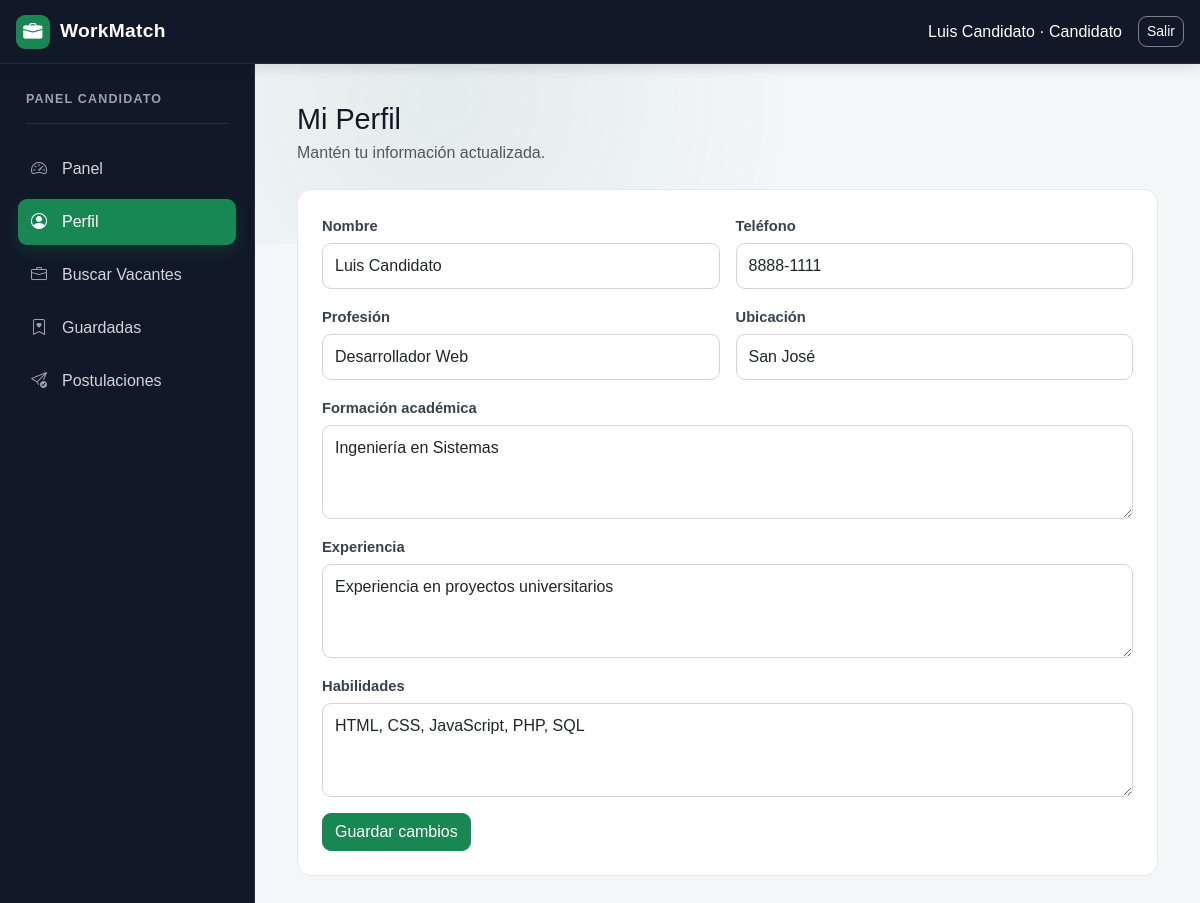
/index.php?seccion=perfil (signed in), run on an earlier commit of the app's database.
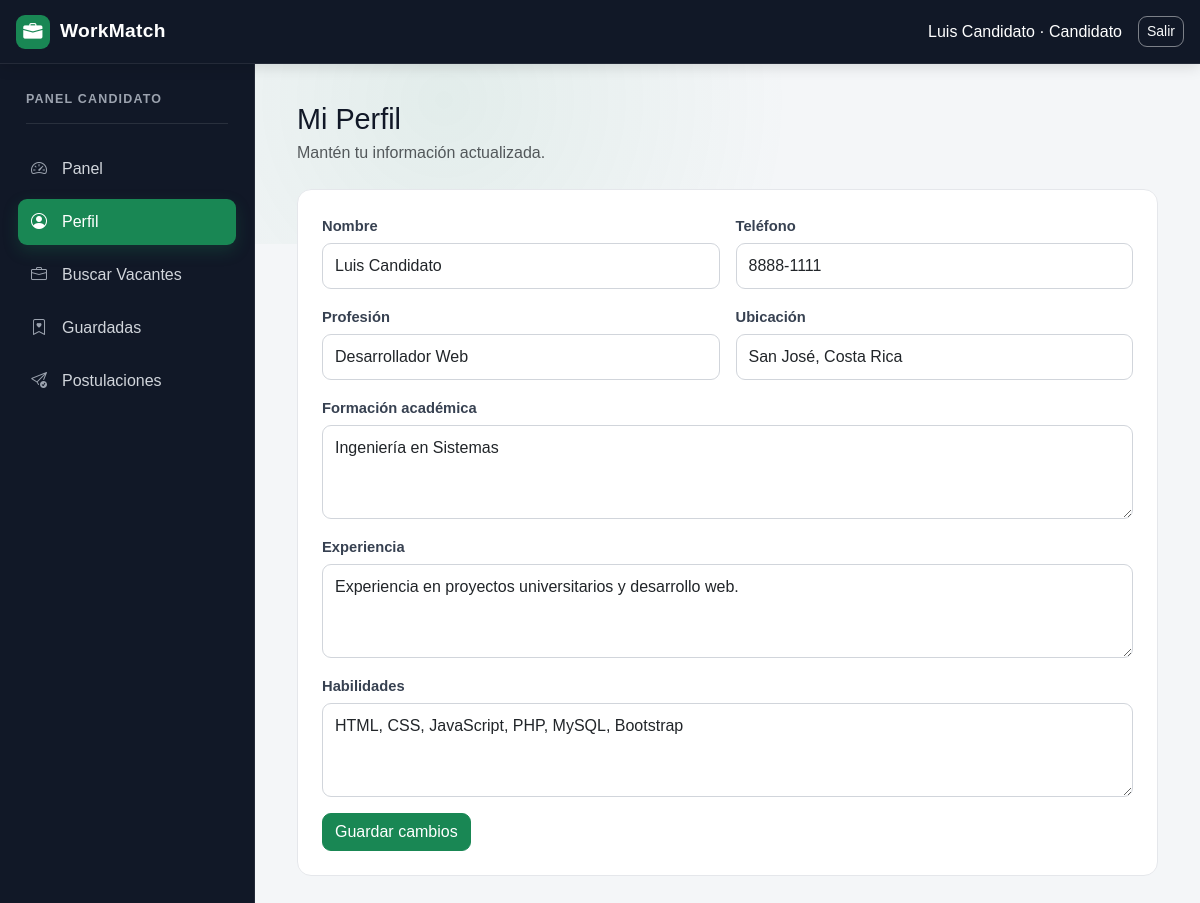
And on a later commit of the database.
### tables this page shows
CREATE TABLE perfiles_candidato (
    usuario_id INT PRIMARY KEY,
    profesion VARCHAR(120) NULL,
    formacion TEXT NULL,
    experiencia TEXT NULL,
    habilidades TEXT NULL,
    ubicacion VARCHAR(120) NULL,

    CONSTRAINT fk_perfil_candidato_usuario
        FOREIGN KEY (usuario_id)
        REFERENCES usuarios(id)
        ON DELETE CASCADE
);

CREATE TABLE usuarios (
    id INT AUTO_INCREMENT PRIMARY KEY,
    nombre VARCHAR(120) NOT NULL,
    identificacion VARCHAR(40) NOT NULL,
    correo VARCHAR(120) NOT NULL UNIQUE,
    telefono VARCHAR(30) NULL,
    sitio_web VARCHAR(180) NULL,
    password VARCHAR(255) NOT NULL,
    tipo ENUM('candidato', 'empresa') NOT NULL,
    fecha_registro TIMESTAMP DEFAULT CURRENT_TIMESTAMP
);

### app/controllers/WorkMatchController.php (called while the page is built, shortened)
<?php
require_once __DIR__ . '/../models/WorkMatch.php';
class WorkMatchController
{
    private WorkMatch $model;
    public function __construct(){ $this->model=new WorkMatch(); }
    public function run(): void
    {
        $this->mostrarSistema();
    }
    private function mostrarSistema(): void
    {
        $usuario=$_SESSION['usuario']; $seccion=$_GET['seccion']??'panel'; $mensajeOk=$_SESSION['mensaje_ok']??''; unset($_SESSION['mensaje_ok']);
        $perfil=$usuario['tipo']==='empresa'?$this->model->obtenerPerfilEmpresa((int)$usuario['id']):$this->model->obtenerPerfilCandidato((int)$usuario['id']);
        require __DIR__.'/../views/sistema.php';
    }
}

### index.php (called while the page is built)
<?php
require_once __DIR__ . '/app/controllers/WorkMatchController.php';
$controller = new WorkMatchController();
$controller->run();

### app/models/WorkMatch.php (called while the page is built, shortened)
<?php
require_once __DIR__ . '/../../config/database.php';
class WorkMatch
{
    private PDO $connection;
    public function __construct()
    {
        $database = new Database();
        $this->connection = $database->connect();
    }
    public function obtenerPerfilCandidato(int $id): array|false
    {
        $stmt=$this->connection->prepare('SELECT u.id,u.nombre,u.identificacion,u.correo,u.telefono,p.profesion,p.formacion,p.experiencia,p.habilidades,p.ubicacion FROM usuarios u JOIN perfiles_candidato p ON p.usuario_id=u.id WHERE u.id=:id');
        $stmt->execute(['id'=>$id]); return $stmt->fetch();
    }
}

### config/database.php (called while the page is built)
<?php
class Database
{
    private string $host = 'db';
    private string $database = 'workmatch';
    private string $username = 'root';
    private string $password = 'root';
    public function connect(): PDO
    {
        try {
            $connection = new PDO(
                "mysql:host={$this->host};dbname={$this->database};charset=utf8mb4",
                $this->username,
                $this->password
            );
            $connection->setAttribute(PDO::ATTR_ERRMODE, PDO::ERRMODE_EXCEPTION);
            $connection->setAttribute(PDO::ATTR_DEFAULT_FETCH_MODE, PDO::FETCH_ASSOC);
            return $connection;
        } catch (PDOException $exception) {
            throw new RuntimeException('No fue posible conectar con la base de datos.');
        }
    }
}

### app/views/sistema.php (the view, shortened to what this page needs)
<?php
function e(mixed $v): string { return htmlspecialchars((string)($v??''),ENT_QUOTES,'UTF-8'); }
$esEmpresa=$usuario['tipo']==='empresa';
?>
<!DOCTYPE html><html lang="es"><head><meta charset="UTF-8"><meta name="viewport" content="width=device-width,initial-scale=1"><title>WorkMatch</title>
<link href="https://cdn.jsdelivr.net/npm/bootstrap@5.3.3/dist/css/bootstrap.min.css" rel="stylesheet"><link rel="stylesheet" href="https://cdn.jsdelivr.net/npm/bootstrap-icons@1.11.3/font/bootstrap-icons.min.css"><link rel="stylesheet" href="public/css/style.css"></head><body>
<nav class="navbar navbar-dark fixed-top px-3"><a class="navbar-brand fw-bold" href="index.php"><i class="bi bi-briefcase-fill"></i> WorkMatch</a><div class="d-flex align-items-center gap-3 text-white"><span class="d-none d-md-inline"><?= e($usuario['nombre']) ?> · <?= $esEmpresa?'Empresa':'Candidato' ?></span><a class="btn btn-outline-light btn-sm" href="index.php?action=logout">Salir</a></div></nav>
<div class="app-layout"><aside class="sidebar"><h5><?= $esEmpresa?'Panel Empresa':'Panel Candidato' ?></h5>
<a class="<?= $seccion==='panel'?'active':'' ?>" href="index.php?seccion=panel"><i class="bi bi-speedometer2"></i>Panel</a>
<a class="<?= $seccion==='perfil'?'active':'' ?>" href="index.php?seccion=perfil"><i class="bi bi-person-circle"></i>Perfil</a>
<a class="<?= $seccion==='vacantes'?'active':'' ?>" href="index.php?seccion=vacantes"><i class="bi bi-briefcase"></i><?= $esEmpresa?'Mis Vacantes':'Buscar Vacantes' ?></a>
<?php if($esEmpresa): ?><a class="<?= $seccion==='candidatos'?'active':'' ?>" href="index.php?seccion=candidatos"><i class="bi bi-people"></i>Candidatos</a>
<?php else: ?><a class="<?= $seccion==='favoritas'?'active':'' ?>" href="index.php?seccion=favoritas"><i class="bi bi-bookmark-heart"></i>Guardadas</a><a class="<?= $seccion==='postulaciones'?'active':'' ?>" href="index.php?seccion=postulaciones"><i class="bi bi-send-check"></i>Postulaciones</a><?php endif; ?></aside>
<main class="content-area">
<?php if($seccion==='perfil'): ?><h2>Mi Perfil</h2><p class="text-muted">Mantén tu información actualizada.</p><div class="card"><div class="card-body"><form method="post"><input type="hidden" name="action" value="actualizar_perfil"><div class="row g-3"><div class="col-md-6"><label class="form-label">Nombre</label><input class="form-control" name="nombre" value="<?= e($perfil['nombre']) ?>" required></div><div class="col-md-6"><label class="form-label">Teléfono</label><input class="form-control" name="telefono" value="<?= e($perfil['telefono']) ?>"></div>
<?php if($esEmpresa): ?><div class="col-md-6"><label class="form-label">Sitio web</label><input class="form-control" name="sitio_web" value="<?= e($perfil['sitio_web']) ?>"></div><div class="col-md-6"><label class="form-label">Sector</label><input class="form-control" name="sector" value="<?= e($perfil['sector']) ?>"></div><div class="col-12"><label class="form-label">Dirección</label><input class="form-control" name="direccion" value="<?= e($perfil['direccion']) ?>"></div><div class="col-12"><label class="form-label">Descripción</label><textarea class="form-control" name="descripcion" rows="4"><?= e($perfil['descripcion']) ?></textarea></div>
<?php else: ?><div class="col-md-6"><label class="form-label">Profesión</label><input class="form-control" name="profesion" value="<?= e($perfil['profesion']) ?>"></div><div class="col-md-6"><label class="form-label">Ubicación</label><input class="form-control" name="ubicacion" value="<?= e($perfil['ubicacion']) ?>"></div><div class="col-12"><label class="form-label">Formación académica</label><textarea class="form-control" name="formacion" rows="3"><?= e($perfil['formacion']) ?></textarea></div><div class="col-12"><label class="form-label">Experiencia</label><textarea class="form-control" name="experiencia" rows="3"><?= e($perfil['experiencia']) ?></textarea></div><div class="col-12"><label class="form-label">Habilidades</label><textarea class="form-control" name="habilidades" rows="3"><?= e($perfil['habilidades']) ?></textarea></div><?php endif; ?>
<div class="col-12"><button class="btn btn-success">Guardar cambios</button></div></div></form></div></div><?php endif; ?>
</main></div>
<script src="https://cdn.jsdelivr.net/npm/bootstrap@5.3.3/dist/js/bootstrap.bundle.min.js"></script><script src="public/js/app.js"></script></body></html>

### public/css/style.css (style rules this page uses)
:root { --wm-dark: #111827; --wm-dark-2: #1f2937; --wm-green: #198754; --wm-green-dark: #146c43; --wm-bg: #f4f6f8; --wm-card: #ffffff; --wm-border: #e5e7eb; --wm-text: #1f2937; --wm-muted: #6b7280; }
* { box-sizing: border-box; }
body { margin: 0; background: var(--wm-bg); color: var(--wm-text); font-family: Arial, Helvetica, sans-serif; }
.navbar { min-height: 64px; background: var(--wm-dark) !important; border-bottom: 1px solid rgba(255,255,255,.08); box-shadow: 0 3px 14px rgba(0,0,0,.12); }
.navbar-brand { display: flex; align-items: center; gap: 10px; color: #fff !important; font-size: 1.2rem; letter-spacing: .3px; }
.navbar-brand i { display: inline-flex; align-items: center; justify-content: center; width: 34px; height: 34px; border-radius: 9px; background: var(--wm-green); }
.navbar .btn-outline-light { border-color: rgba(255,255,255,.45); }
.form-label { margin-bottom: 6px; color: #374151; font-size: .92rem; font-weight: 600; }
.form-control, .form-select { border: 1px solid #d1d5db; border-radius: 9px; padding: 10px 12px; box-shadow: none !important; }
textarea.form-control { resize: vertical; }
.btn { border-radius: 9px; }
.btn-success { background: var(--wm-green); border-color: var(--wm-green); }
.app-layout { display: flex; min-height: 100vh; padding-top: 64px; }
.sidebar { position: fixed; top: 64px; bottom: 0; left: 0; width: 255px; padding: 28px 18px; overflow-y: auto; color: #fff; background: var(--wm-dark); border-right: 1px solid rgba(255,255,255,.08); }
.sidebar h5 { margin: 0 8px 22px; padding-bottom: 16px; color: #9ca3af; border-bottom: 1px solid rgba(255,255,255,.1); font-size: .78rem; font-weight: 700; letter-spacing: 1.2px; text-transform: uppercase; }
.sidebar a { display: flex; align-items: center; gap: 9px; margin-bottom: 7px; padding: 11px 13px; color: #d1d5db; border-radius: 9px; text-decoration: none; transition: .2s ease; }
.sidebar a i { width: 22px; color: #9ca3af; font-size: 1rem; }
.sidebar a.active { color: #fff; background: var(--wm-green); box-shadow: 0 6px 16px rgba(25,135,84,.24); }
.sidebar a.active i { color: #fff; }
.content-area { width: calc(100% - 255px); margin-left: 255px; padding: 38px 42px 55px; }
.content-area > h2 { margin-bottom: 4px; color: var(--wm-dark); font-size: 1.8rem; }
.content-area > .text-muted { margin-bottom: 24px; }
.card { border: 1px solid var(--wm-border); border-radius: 14px; background: var(--wm-card); }
.card-body { padding: 24px; }
html { scroll-behavior: smooth; }
body::before { content: ""; position: fixed; inset: 64px 0 auto 255px; height: 180px; background: radial-gradient(circle at 20% 20%, rgba(25,135,84,.08), transparent 45%); pointer-events: none; z-index: -1; }
.btn { transition: transform .15s ease, box-shadow .15s ease, background .15s ease; }

What changed in the data, as far as the page shows it:
changed perfiles_candidato "Desarrollador Web": ubicacion "San José" → "San José, Costa Rica"; experiencia "Experiencia en proyectos universitarios" → "Experiencia en proyectos universitarios y desarrollo web."; habilidades "HTML, CSS, JavaScript, PHP, SQL" → "HTML, CSS, JavaScript, PHP, MySQL, Bootstrap"
